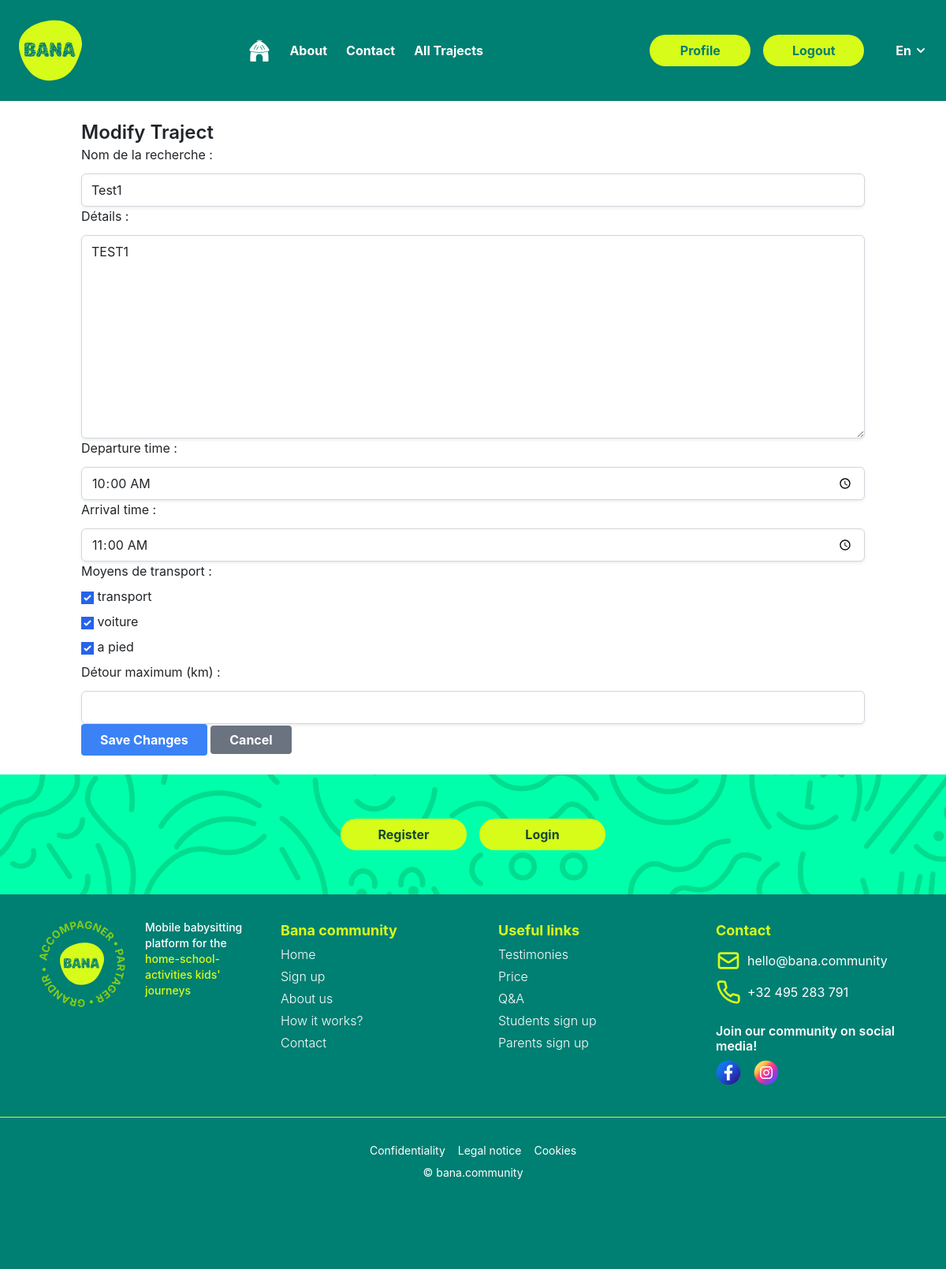
The app's page /trajects/modify/1/researched/ (signed in) with its own data.
### trajects/models.py (models this page shows, shortened)
class ResearchedTraject(models.Model):
    traject = models.ForeignKey(Traject, on_delete=models.CASCADE)
    member = models.ForeignKey(Members, related_name='researched_trajects', on_delete=models.CASCADE)
    transport_modes = models.ManyToManyField(TransportMode, related_name='researched_trajects')
    departure_time = models.TimeField()
    arrival_time = models.TimeField()
    name = models.CharField(max_length=100)
    details = models.TextField()

class TransportMode(models.Model):
    name = models.CharField(max_length=100)
    description = models.TextField(blank=True, null=True)
    def __str__(self):
        return self.name

### trajects/views.py (the view)
# urls.py: path('modify/<int:id>/<str:type>/', views.modify_traject, name='modify_traject'),
@login_required
def modify_traject(request, id, type):
    if type == 'proposed':
        traject_instance = get_object_or_404(ProposedTraject, id=id, member=request.user.members)
        form_class = ProposedTrajectForm
    else:
        traject_instance = get_object_or_404(ResearchedTraject, id=id, member=request.user.members)
        form_class = ResearchedTrajectForm
    if request.method == 'POST':
        form = form_class(request.POST, instance=traject_instance)
        if form.is_valid():
            form.save()
            messages.success(request, 'Traject updated successfully!')
            return redirect('profile')
        else:
            messages.error(request, 'There were errors in your form. Please fix them and try again.')
    else:
        form = form_class(instance=traject_instance)
    context = {
        'form': form,
        'traject': traject_instance
    }
    return render(request, 'trajects/modify_traject.html', context)

### trajects/templates/trajects/modify_traject.html (shortened to what this page needs)
{% extends 'layouts/base.html' %}
{% block content %}
<div class="container mx-auto py-6">
    <h2 class="text-2xl font-semibold">Modify Traject</h2>
    <form method="post">
        {{ form.as_p }}
        <button type="submit" class="bg-blue-500 hover:bg-blue-700 text-white font-bold py-2 px-4 rounded">Save Changes</button>
        <a href="{% url 'profile' %}" class="bg-gray-500 hover:bg-gray-700 text-white font-bold py-2 px-4 rounded">Cancel</a>
    </form>
</div>
{% endblock %}

### bana/static/bana/css/style.css (style rules this page uses)
body { background-color: f3f3f3; }

### records on screen
ResearchedTraject: name "Test1", details "TEST1", departure_time "10:00:00", arrival_time "11:00:00"
